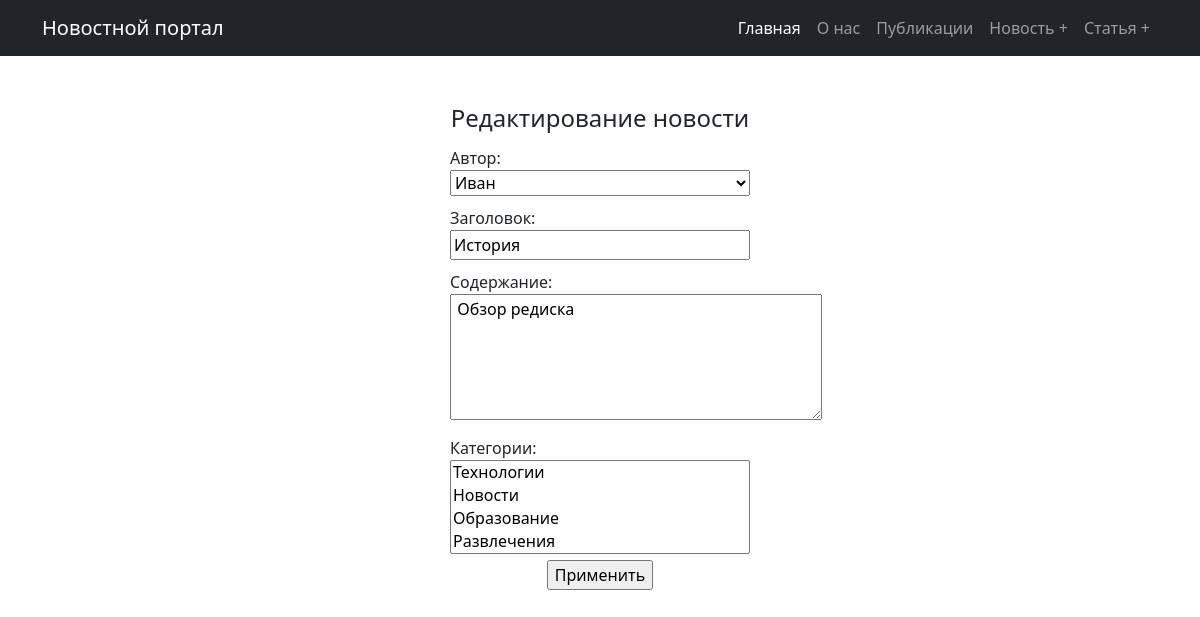
Before: /post/news/3/update/ with the older database file.
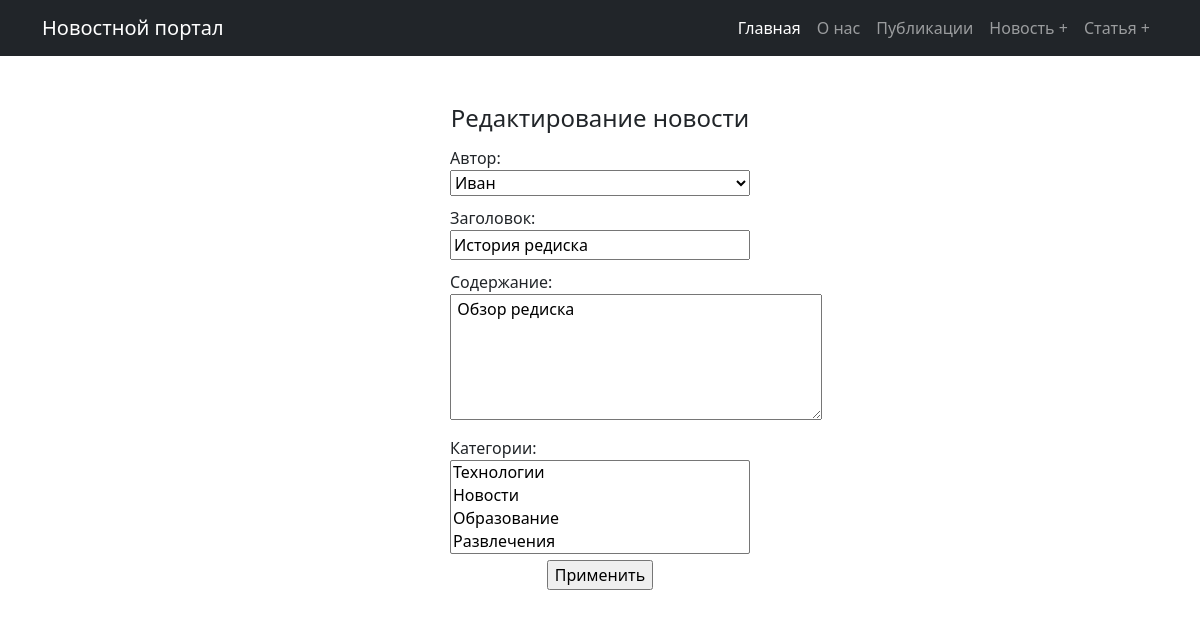
After: the same page with the newer database file.
### news/models.py (models this page shows, shortened)
class Post(models.Model):
    author = models.ForeignKey(Author, on_delete=models.CASCADE)
    NEWS = 'NW'
    ARTICLE = 'AR'
    CATEGORY_CHOICES = (
        (NEWS, 'Новость'),
        (ARTICLE, 'Статья'),
    )
    categoryType = models.CharField(max_length=2, choices=CATEGORY_CHOICES, default=ARTICLE)
    dateCreation = models.DateTimeField(auto_now_add=True)
    postCategory = models.ManyToManyField(Category, through='PostCategory')
    title = models.CharField(max_length=128)
    text = models.TextField()
    rating = models.SmallIntegerField(default=0)

### news/views.py (the view)
# urls.py: path("news/<int:pk>/update/", PostUpdateView.as_view(), name="news_update"),
class PostUpdateView(UpdateView):
    model = Post
    form_class = PostForm
    template_name = 'news/post_update.html'
    def get_context_data(self, **kwargs):
        context = super().get_context_data(**kwargs)
        return create_or_edit(context, self.request.path)

### news/forms.py
class PostForm(forms.ModelForm):
    def __init__(self, *args, **kwargs):
        super().__init__(*args, **kwargs)
        self.fields['author'].empty_label = 'Выберите автора'
    class Meta:
        model = Post
        fields = ['author', 'title', 'text', 'postCategory']
        labels ={
            'author': 'Автор',
            'title': 'Заголовок',
            'text': 'Содержание',
            'postCategory': 'Категории',
        }
        widgets = {
            'text': forms.Textarea(attrs={'class': 'form-textarea', 'rows': 5, 'cols': 38})
        }

### news/models.py (called while the page is built)
    def __str__(self):
        return self.authorUser.username

    def __str__(self):
        return self.name

### news/utils.py (called while the page is built)
def create_or_edit(context, request_path):
    if "create" in request_path:
        title = " Добавление"
    else:
        title = " Редактирование"
    if "news" in request_path:
        title += " новости"
    else:
        title += " статьи"
    context['create_or_edit'] = title
    return context

### templates/news/post_update.html (shortened to what this page needs)
{% extends 'flatpages/default.html' %}
{% load news_filters %}
{% block content %}
<div class="container mt-5">
    <h4>{{ create_or_edit }}</h4>
    <form action="" method="post" class="filter-form">
        {{ form.as_p }}
        <input type="submit" value="Применить">
    </form>
</div>
{% endblock content %}

Changed rows visible on the page:
changed Post "Иван": title "История" → "История редиска"
